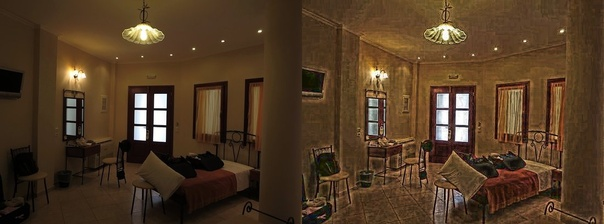
#> input picture art/sample07.jpg, 604 x 224 px, shrunk from 1100 x 408 before the run, given in place of sample01_SwinIR.png, which was not available
$ jupyter execute --allow-errors 'nHE - HSV-Copy1.ipynb'
#> lines starting #> are read from the running program, lines starting #| are printed output that depends on the picture; pictures that were not available may be replaced by others from this repository, and a replacement may not be noted
#> further down, img is the input picture: shape (224, 604, 3); mean B, G, R 36.5, 58.4, 81.1
#> `HSV_image = cv2.cvtColor(img, cv2.COLOR_BGR2HSV)`: HSV_image: shape (224, 604, 3); mean H, S, V 18, 149.3, 81.2
#> `H,S,V = cv2.split(HSV_image)`:
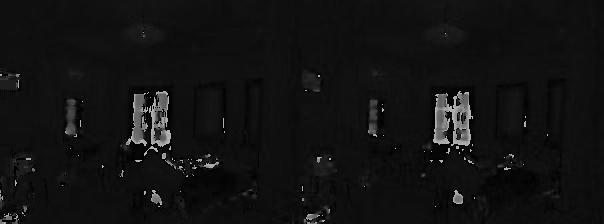
#> H: shape (224, 604); min 0, max 179, mean 18
#> `H,S,V = cv2.split(HSV_image)`:
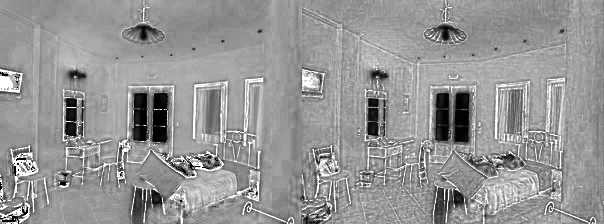
#> S: shape (224, 604); min 0, max 255, mean 149.3
#> `H,S,V = cv2.split(HSV_image)`:
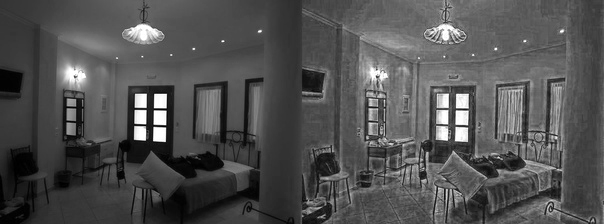
#> V: shape (224, 604); min 0, max 255, mean 81.2
[cell 1]
import numpy as np
from matplotlib import pyplot as plt
import matplotlib.image as mpimg
from PIL import Image
import cv2

[cell 2]
def NHE(img, n):

    # step length
#> called with n = 1
    imgMin = img.min()
#> imgMin = 0
    imgMax = img.max()
#> imgMax = 255
    step = (imgMax - imgMin)/n
#> step = 255

    for i in range(n):
        if i == 0:
            sub_bound = round(imgMin + step)
            simg = img.flatten().compress((img.flatten() <= sub_bound).flat)

            hist, bins = np.histogram(simg, sub_bound+1, [0, sub_bound])
            pdf = hist / np.prod(simg.size)
            cdf = pdf.cumsum()

            cdf = cdf *(sub_bound - imgMin) + imgMin
            continue;
        elif i == n-1:
            sub_bound = round(imgMax - step)
            simg = img.flatten().compress((img.flatten() > sub_bound).flat)

            hist, bins = np.histogram(simg, 256-sub_bound, [sub_bound+1, 256])
            pdf = hist / np.prod(simg.size)
            cdf2 = pdf.cumsum()

            cdf2 = cdf2 *(imgMax - (sub_bound+1)) + sub_bound+1
        else:
            simg = img.flatten().compress((img.flatten() <= round(imgMin + (i+1)*step)).flat)
            simg = simg.compress(simg > round(imgMin + i*step))

            hist, bins = np.histogram(simg, round(imgMin + (i+1)*step) - round(imgMin + i*step), [round(imgMin + i*step)+1, round(imgMin + (i+1)*step)])
            pdf = hist / np.prod(simg.size)
            cdf2 = pdf.cumsum()

            cdf2 = cdf2 *(round(imgMin + (i+1)*step) - (round(imgMin + i*step)+1)) + round(imgMin + i*step)+1

        cdf = np.concatenate((cdf, cdf2))
#> this loop made 1 pass
#> sub_bound on pass 1: 255

    new_img = cdf[img.ravel()]
    img_eq = np.reshape(new_img, img.shape)
    img_eq = img_eq.astype('uint8')
    return img_eq

# [29 lines of commented-out code are left out]

[cell 3]
def draw_result(img_eq):
    # merge channels
    hsv_img = cv2.merge([H,S,img_eq])
#> hsv_img: shape (224, 604, 3); mean H, S, V 18, 149.3, 128.1
    #convert to BGR channels
    new_img = cv2.cvtColor(hsv_img, cv2.COLOR_HSV2BGR)
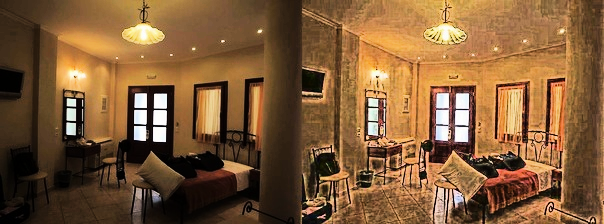
#> new_img: shape (224, 604, 3); mean B, G, R 55.7, 91.3, 127.9
    return new_img

def plot_draw(new_img):
    hist2, bin2 = np.histogram(new_img, 256)
#> hist2 = 256 values, max 5231 at index 0, min 0 at index 127, mean 1585.5; bin2 = 257 values from 0 to 254
    pdf2 = hist2 / np.prod(img.shape)
#> pdf2 = 256 values, max 0.0129 at index 0, min 0 at index 127, mean 0.00391
    #plt.subplot(2, 1, 1)
    plt.plot(pdf2, color='r')
    plt.title("HE image")
    plt.xlim([0, 256])
    plt.ylim([0, pdf2.max()+0.005])
    #plt.subplot(2, 1, 2)

[cell 4]
# [sample01.jpg, sample02.jpeg, sample03.jpeg, sample04.jpeg, sample05.jpeg, sample06.jpg, sample07,jpg, sample08.jpg]
# read in image
imgStrList1 = ("sample01.jpg","sample02.jpeg","sample03.jpeg","sample04.jpeg","sample05.jpeg","sample06.jpg","sample07.jpg","sample08.jpg")
imgStrList2 = ("sample01_SwinIR.png","sample02_SwinIR.png","sample03_SwinIR.png","sample04_SwinIR.png","sample05_SwinIR.png","sample06_SwinIR.png","sample07_SwinIR.png","sample08_SwinIR.png")
imgStrList = imgStrList1 + imgStrList2
colorCv2 = ("b", "g", "r")
#colorPlt = ("r", "g", "b")

#> (the rest of this cell did not finish here and is left out)

#> the loop in NHE (call 2), `for i in range(n):` made 2 passes
#> sub_bound on passes 1 to 2: 128, 128
    BHE = draw_result(img_eq2)
#> in draw_result (call 2), `hsv_img = cv2.merge([H,S,img_eq])`: hsv_img: shape (224, 604, 3); mean H, S, V 18, 149.3, 74.8
    plot_draw(BHE)

    img_eq3 = NHE(V,3)
    THE = draw_result(img_eq3)
#> in draw_result (call 3), `hsv_img = cv2.merge([H,S,img_eq])`: hsv_img: shape (224, 604, 3); mean H, S, V 18, 149.3, 80.8
#> in draw_result (call 3), `new_img = cv2.cvtColor(hsv_img, cv2.COLOR_HSV2BGR)`:
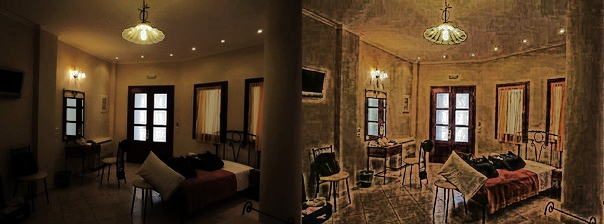
#> new_img: shape (224, 604, 3); mean B, G, R 35.8, 57.9, 80.6
    plot_draw(THE)

    img_eq4 = NHE(V,4)
    FHE = draw_result(img_eq4)
#> in draw_result (call 4), `hsv_img = cv2.merge([H,S,img_eq])`: hsv_img: shape (224, 604, 3); mean H, S, V 18, 149.3, 81.6
    plot_draw(FHE)
#> `imgYUV = cv2.cvtColor(img, cv2.COLOR_BGR2YUV)`: imgYUV: shape (224, 604, 3); mean of channels 0, 1, 2 62.7, 115.2, 144.1

    imgYUV = cv2.cvtColor(img, cv2.COLOR_BGR2YUV)

    img_eq11 = imgYUV.copy()
    img_eq22 = imgYUV.copy()
    img_eq33 = imgYUV.copy()
    img_eq44 = imgYUV.copy()

    img_eq11[:,:,0] = NHE(img_eq11[:,:,0],1)
#> in NHE (call 5), `step = (imgMax - imgMin)/n`: step = 255
#> the loop in NHE (call 5), `for i in range(n):` made 1 pass
#> in NHE (call 5), `img_eq = np.reshape(new_img, img.shape)`:
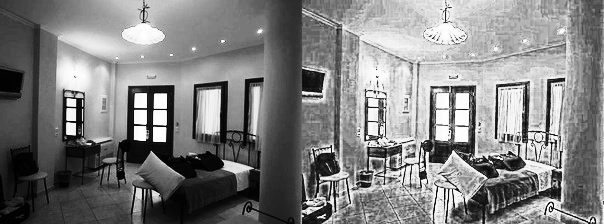
#> img_eq: shape (224, 604) float64; min 0.187, max 255, mean 128.9
#> `img_eq11[:,:,0] = NHE(img_eq11[:,:,0],1)`: img_eq11: shape (224, 604, 3); mean of channels 0, 1, 2 128.4, 115.2, 144.1
    img_eq22[:,:,0] = NHE(img_eq22[:,:,0],2)
#> in NHE (call 6), `step = (imgMax - imgMin)/n`: step = 127.5
#> the loop in NHE (call 6), `for i in range(n):` made 2 passes
#> in NHE (call 6), `img_eq = np.reshape(new_img, img.shape)`:
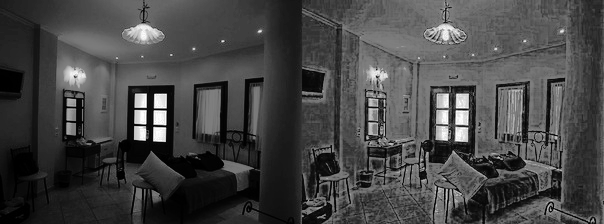
#> img_eq: shape (224, 604) float64; min 0.0976, max 255, mean 69.9; drawn with min black and max white
#> `img_eq22[:,:,0] = NHE(img_eq22[:,:,0],2)`: img_eq22: shape (224, 604, 3); mean of channels 0, 1, 2 69.4, 115.2, 144.1
    img_eq33[:,:,0] = NHE(img_eq33[:,:,0],3)
#> in NHE (call 7), `step = (imgMax - imgMin)/n`: step = 85
#> the loop in NHE (call 7), `for i in range(n):` made 3 passes
#> sub_bound on passes 1, 3: 85, 170
#> in NHE (call 7), `img_eq = np.reshape(new_img, img.shape)`:
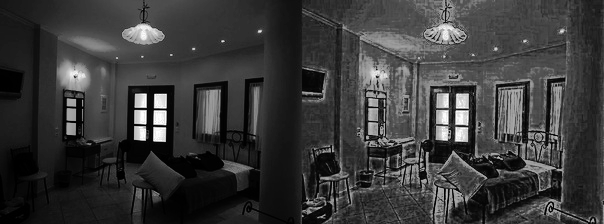
#> img_eq: shape (224, 604) float64; min 0.0734, max 255, mean 58.2
#> `img_eq33[:,:,0] = NHE(img_eq33[:,:,0],3)`: img_eq33: shape (224, 604, 3); mean of channels 0, 1, 2 57.7, 115.2, 144.1
    img_eq44[:,:,0] = NHE(img_eq44[:,:,0],4)
#> `img_eq44[:,:,0] = NHE(img_eq44[:,:,0],4)`: img_eq44: shape (224, 604, 3); mean of channels 0, 1, 2 62.4, 115.2, 144.1
#> `HE1 = cv2.cvtColor(img_eq11, cv2.COLOR_YUV2BGR)`:
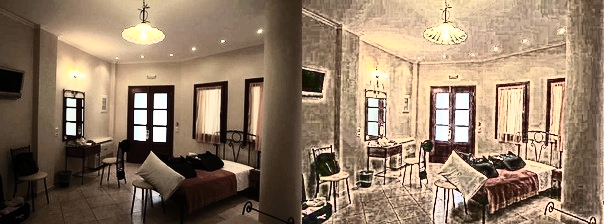
#> HE1: shape (224, 604, 3); mean B, G, R 102.4, 124.1, 145.9
#> `cv2.imshow(imgStr + " YUV",np.hstack((img,HE1,BHE2,THE3,FHE4)))`:
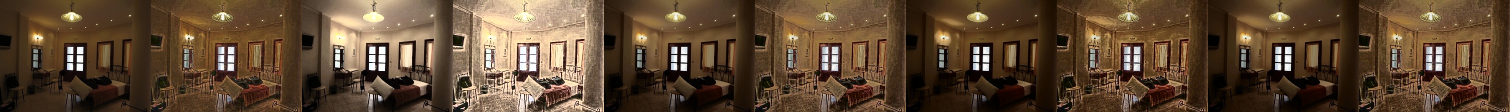
#> window 'sample01_SwinIR.png YUV': shape (224, 3020, 3) (shown at 1/2 size); mean B, G, R 50.3, 71.8, 94.4
#> pass 2 of the loop `for imgStr in imgStrList2:`:
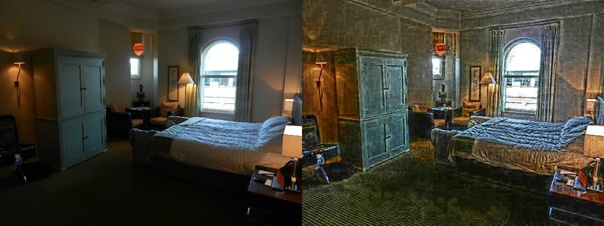
#> input picture art/sample08.jpg, 604 x 226 px, shrunk from 1100 x 412 before the run, given in place of sample02_SwinIR.png, which was not available
#> img is the input picture: shape (226, 604, 3); mean B, G, R 53.5, 64.9, 67.5
#> HSV_image: shape (226, 604, 3); mean H, S, V 42.2, 102.1, 73.5
#> H: shape (226, 604)
#> S: shape (226, 604)
#> `H,S,V = cv2.split(HSV_image)`:
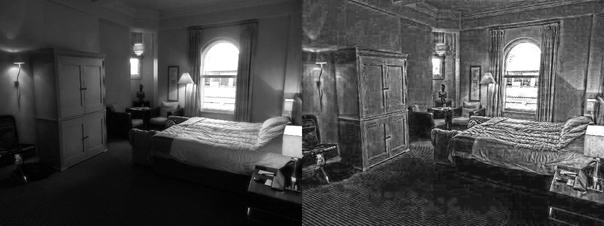
#> V: shape (226, 604); min 0, max 255, mean 73.5
#> step = 255
#> the loop in NHE (call 9), `for i in range(n):` made 1 pass
#> in NHE (call 9), `img_eq = np.reshape(new_img, img.shape)`:
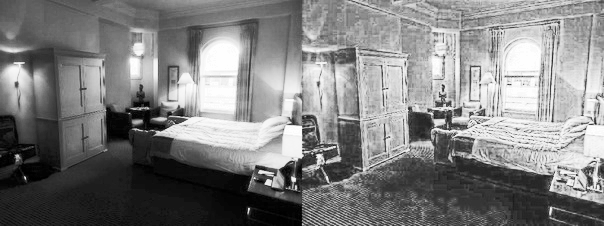
#> img_eq: shape (226, 604) float64; min 0.0785, max 255, mean 128.4
#> hsv_img: shape (226, 604, 3); mean H, S, V 42.2, 102.1, 127.9

    HE1 = cv2.cvtColor(img_eq11, cv2.COLOR_YUV2BGR)
    BHE2 = cv2.cvtColor(img_eq22, cv2.COLOR_YUV2BGR)
    THE3 = cv2.cvtColor(img_eq33, cv2.COLOR_YUV2BGR)
    FHE4 = cv2.cvtColor(img_eq44, cv2.COLOR_YUV2BGR)

    cv2.imshow(imgStr,np.hstack((img,HE,BHE,THE,FHE)))
    cv2.imshow(imgStr + " YUV",np.hstack((img,HE1,BHE2,THE3,FHE4)))

cv2.waitKey(0)
cv2.destroyAllWindows()
